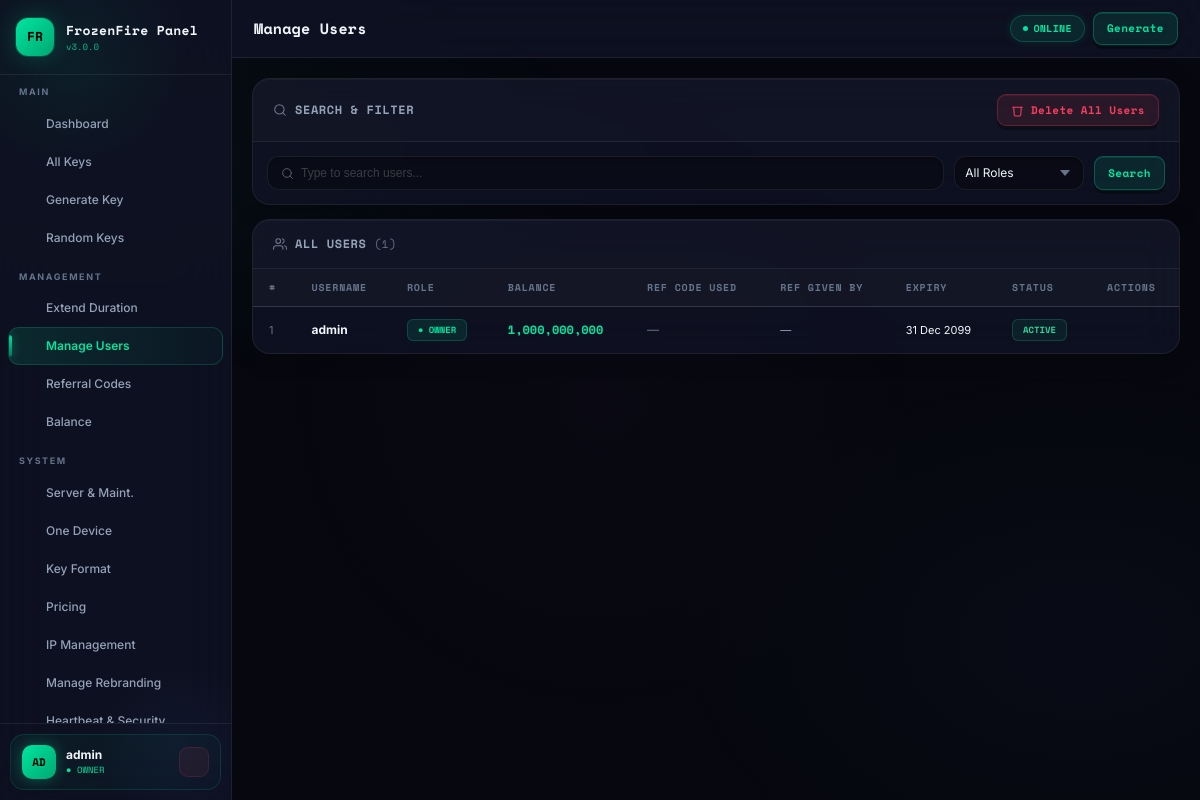
/users.php (signed in), run on the app's committed database.
### tables this page shows
CREATE TABLE IF NOT EXISTS `panel_settings` (
  `id`         int(11)      NOT NULL AUTO_INCREMENT,
  `skey`       varchar(100) NOT NULL,
  `svalue`     text         DEFAULT NULL,
  `updated_at` datetime     NOT NULL DEFAULT CURRENT_TIMESTAMP ON UPDATE CURRENT_TIMESTAMP,
  PRIMARY KEY (`id`),
  UNIQUE KEY `skey` (`skey`)
);

CREATE TABLE IF NOT EXISTS `users` (
  `id`              int(11)       NOT NULL AUTO_INCREMENT,
  `username`        varchar(100)  NOT NULL,
  `password`        varchar(255)  NOT NULL,
  `level`           tinyint(1)    NOT NULL DEFAULT 3,
  `balance`         decimal(15,2) NOT NULL DEFAULT 0.00,
  `referral_limit`  int(11)       NOT NULL DEFAULT 0,
  `referrals_used`  int(11)       NOT NULL DEFAULT 0,
  `referred_by`     varchar(100)  DEFAULT NULL,
  `ref_code_used`   varchar(20)   DEFAULT NULL,
  `ref_giver`       varchar(100)  DEFAULT NULL,
  `status`          tinyint(1)    NOT NULL DEFAULT 1,
  `expiration_date` datetime      DEFAULT NULL,
  `last_login`      datetime      DEFAULT NULL,
  `login_attempts`  int(3)        NOT NULL DEFAULT 0,
  `locked_until`    datetime      DEFAULT NULL,
  `login_device`    varchar(64)   DEFAULT NULL,
  `device_reset_at` datetime      DEFAULT NULL,
  `device_resets`   int(11)       NOT NULL DEFAULT 0,
  `created_at`      datetime      NOT NULL DEFAULT CURRENT_TIMESTAMP,
  PRIMARY KEY (`id`),
  UNIQUE KEY `username` (`username`)
);

### app/Config/db.php (called while the page is built, shortened)
<?php
class DB {
    private static ?DB $inst = null;
    private PDO $pdo;
    private function __construct() {
        $dsn = 'mysql:host='.DB_HOST.';dbname='.DB_NAME.';charset='.DB_CHARSET;
        try {
            $this->pdo = new PDO($dsn, DB_USER, DB_PASS, [
                PDO::ATTR_ERRMODE            => PDO::ERRMODE_EXCEPTION,
                PDO::ATTR_DEFAULT_FETCH_MODE => PDO::FETCH_OBJ,
                PDO::ATTR_EMULATE_PREPARES   => false,
            ]);
        } catch (PDOException $e) {
            http_response_code(500);
            die(json_encode(['ok'=>false,'msg'=>'DB connection failed']));
        }
    }
    public static function i(): self {
        if (!self::$inst) self::$inst = new self();
        return self::$inst;
    }
    public function q(string $sql, array $p = []): PDOStatement {
        $s = $this->pdo->prepare($sql);
        $s->execute($p);
        return $s;
    }
    public function one(string $sql, array $p = []): ?object {
        return $this->q($sql,$p)->fetch() ?: null;
    }
    public function all(string $sql, array $p = []): array {
        return $this->q($sql,$p)->fetchAll();
    }
}
function db(): DB { return DB::i(); }

### app/Helpers/security.php (called while the page is built, shortened)
<?php
require_once dirname(__DIR__).'/Config/db.php';
function getSetting(string $key, string $def=''): string {
    $r = db()->one("SELECT svalue FROM panel_settings WHERE skey=?",[$key]);
    return $r ? ($r->svalue ?? $def) : $def;
}

### users.php (the view, shortened to what this page needs)
<?php
require_once __DIR__.'/app/Config/db.php';
require_once __DIR__.'/app/Helpers/security.php';
$pageTitle='Manage Users'; $activeNav='users';
require_once __DIR__.'/app/Views/Layout/header.php';
$s = 'fill="none" stroke="currentColor" stroke-width="1.8" stroke-linecap="round" stroke-linejoin="round"';
$q    = trim($_GET['q']??'');
$where = 'WHERE 1=1'; $params = [];
$users = db()->all("SELECT * FROM users $where ORDER BY level ASC, created_at DESC", $params);
$levelMap = [1=>'Owner',2=>'Admin',3=>'Reseller'];
$levelCls = [1=>'b-owner',2=>'b-admin',3=>'b-reseller'];
?>
<div class="card" style="margin-bottom:14px">
  <div class="card-h">
    <span class="ct"><svg viewBox="0 0 24 24" <?=$s?> width="14" height="14"><circle cx="11" cy="11" r="8"/><line x1="21" y1="21" x2="16.65" y2="16.65"/></svg> Search & Filter</span>
    <?php if($ulevel===1): ?>
    <button class="btn btn-red btn-sm" onclick="deleteAll()">
      <svg viewBox="0 0 24 24" <?=$s?> width="12" height="12"><polyline points="3 6 5 6 21 6"/><path d="M19 6l-1 14a2 2 0 0 1-2 2H8a2 2 0 0 1-2-2L5 6"/></svg>
      Delete All Users
    </button>
    <?php endif; ?>
  </div>
  <div class="card-b" style="padding:14px">
    <div style="display:flex;gap:10px;flex-wrap:wrap">
      <div style="position:relative;flex:1;min-width:180px">
        <div class="sbar">
          <svg viewBox="0 0 24 24" <?=$s?> style="width:13px;height:13px;flex-shrink:0;margin-right:7px;opacity:.35"><circle cx="11" cy="11" r="8"/><line x1="21" y1="21" x2="16.65" y2="16.65"/></svg>
          <input id="uq" placeholder="Type to search users..." value="<?=htmlspecialchars($q)?>" autocomplete="off" oninput="searchU(this.value)" onfocus="searchU(this.value)" onkeydown="if(event.key==='Enter')applyF()">
        </div>
      </div>
      <?php if($ulevel===1): ?>
      <select class="fi" id="roleF" style="width:130px;padding:8px 10px;font-size:12px" onchange="applyF()">
        <option value="">All Roles</option>
      </select>
      <?php else: ?>
      <input type="hidden" id="roleF" value="">
      <?php endif; ?>
      <button class="btn btn-acc btn-sm" onclick="applyF()">Search</button>
    </div>
  </div>
</div>
<div class="card">
  <div class="card-h">
    <span class="ct">
      <svg viewBox="0 0 24 24" <?=$s?> width="14" height="14"><path d="M17 21v-2a4 4 0 0 0-4-4H5a4 4 0 0 0-4 4v2"/><circle cx="9" cy="7" r="4"/><path d="M23 21v-2a4 4 0 0 0-3-3.87"/><path d="M16 3.13a4 4 0 0 1 0 7.75"/></svg>
      All Users <span style="color:var(--muted);font-size:11px;font-weight:400;text-transform:none">(<?=count($users)?>)</span>
    </span>
  </div>
  <div class="tw">
    <table>
      <thead>
        <tr>
          <th>#</th><th>Username</th><th>Role</th><th>Balance</th>
          <th>Ref Code Used</th><th>Ref Given By</th><th>Expiry</th><th>Status</th><th>Actions</th>
        </tr>
      </thead>
      <tbody>
        <?php if (empty($users)): ?>
        <tr><td colspan="9" style="text-align:center;padding:36px;color:var(--muted)">No users found</td></tr>
        <?php else: $i=1; foreach ($users as $u):
          $lvl  = (int)$u->level;
          $lname= $levelMap[$lvl]??'?';
          $lcls = $levelCls[$lvl]??'b-reseller';
          $exp  = $u->expiration_date && strtotime($u->expiration_date) < time();
        ?>
        <tr id="ur-<?=$u->id?>">
          <td style="color:var(--muted);font-size:11px"><?=$i++?></td>
          <td>
            <div style="font-weight:700;font-size:12px"><?=htmlspecialchars($u->username)?></div>
          </td>
          <td>
            <span class="bx <?=$lcls?>" style="font-size:9px">
              <?=$lvl===1?'● ':($lvl===2?'▲ ':'○ ')?>
              <?=$lname?>
            </span>
          </td>
          <td style="color:var(--acc);font-family:var(--mono);font-weight:700;font-size:12px">
            <?=number_format((float)$u->balance,0)?>
          </td>
          <td>
            <?php if($u->ref_code_used): ?>
            <code style="font-size:10px"><?=htmlspecialchars($u->ref_code_used)?></code>
            <?php else: ?>
            <span style="color:var(--muted)">—</span>
            <?php endif; ?>
          </td>
          <td style="font-size:11px;color:var(--muted2)"><?=htmlspecialchars($u->ref_giver??'—')?></td>
          <td style="font-size:11px;<?=$exp?'color:var(--danger)':''?>">
            <?=$u->expiration_date ? date('d M Y',strtotime($u->expiration_date)) : '∞'?>
          </td>
          <td>
            <?php if($u->status==1):    echo '<span class="bx b-active" style="font-size:9px">Active</span>';
            elseif($u->status==2): echo '<span class="bx b-exp" style="font-size:9px">Pending</span>';
            else:                   echo '<span class="bx b-ban" style="font-size:9px">Banned</span>';
            endif; ?>
          </td>
          <td>
          </td>
        </tr>
        <?php endforeach; endif; ?>
      </tbody>
    </table>
  </div>
</div>
<?php require_once __DIR__.'/app/Views/Layout/footer.php'; ?>

### app/Views/Layout/header.php (shortened to what this page needs)
<?php
require_once dirname(dirname(__DIR__)).'/Config/db.php';
require_once dirname(dirname(__DIR__)).'/Helpers/security.php';
$panelName  = getSetting('panel_name','HB Panel');
$panelLogo  = getSetting('panel_logo','');
$maintMode  = getSetting('maintenance_mode','0') === '1';
$pageTitle  = $pageTitle ?? 'Dashboard';
$activeNav  = $activeNav ?? '';
$ulevel     = (int)($_SESSION['ulevel'] ?? 3);
$uname      = $_SESSION['uname'] ?? 'User';
$levelNames = [1=>'Owner',2=>'Admin',3=>'Reseller'];
$levelLabel = $levelNames[$ulevel] ?? 'User';
function ico($name) {
    return $icons[$name] ?? '';
}
$navItems = [
  'dashboard' => ['ico'=>ico('dashboard'),'label'=>'Dashboard',       'href'=>'/dashboard.php', 'min'=>3],
  'allkeys'   => ['ico'=>ico('keys'),     'label'=>'All Keys',         'href'=>'/keys.php',      'min'=>3],
  'generate'  => ['ico'=>ico('generate'), 'label'=>'Generate Key',     'href'=>'/generate.php',  'min'=>3],
  'genrandom' => ['ico'=>ico('random'),   'label'=>'Random Keys',      'href'=>'/genrandom.php', 'min'=>3],
  'extend'    => ['ico'=>ico('extend'),   'label'=>'Extend Duration',  'href'=>'/extend.php',    'min'=>2],
  'users'     => ['ico'=>ico('users'),    'label'=>'Manage Users',     'href'=>'/users.php',     'min'=>2],
  'referral'  => ['ico'=>ico('referral'), 'label'=>'Referral Codes',   'href'=>'/referral.php',  'min'=>2],
  'balance'   => ['ico'=>ico('balance'),  'label'=>'Balance',          'href'=>'/balance.php',   'min'=>2],
  'panelset'  => ['ico'=>ico('server'),   'label'=>'Server & Maint.',  'href'=>'/panelset.php',  'min'=>1],
  'onedevice' => ['ico'=>ico('onedevice'),'label'=>'One Device',       'href'=>'/onedevice.php', 'min'=>1],
  'keyformat' => ['ico'=>ico('keyformat'),'label'=>'Key Format',       'href'=>'/keyformat.php', 'min'=>1],
  'pricing'   => ['ico'=>ico('pricing'),  'label'=>'Pricing',          'href'=>'/pricing.php',   'min'=>1],
  'iplimit'   => ['ico'=>ico('iplimit'),  'label'=>'IP Management',    'href'=>'/iplimit.php',   'min'=>1],
  'rebranding' => ['ico'=>ico('lib'),      'label'=>'Manage Rebranding','href'=>'/manage_rebranding.php', 'min'=>1],
  'heartbeat'  => ['ico'=>ico('heartbeat'),'label'=>'Heartbeat & Security','href'=>'/heartbeat.php', 'min'=>1],
  'kicks'      => ['ico'=>ico('zap'),      'label'=>'Heartbeat Kicks',      'href'=>'/heartbeatkicks.php','min'=>1],
  'pkg_manager'=> ['ico'=>ico('keys'),      'label'=>'Package Manager',      'href'=>'/pkg_manager.php','min'=>1],
  'panelalert'  => ['ico'=>ico('telegram'), 'label'=>'Panel Alert',      'href'=>'/panelalert.php', 'min'=>1],
  'panelupdate' => ['ico'=>ico('update'),   'label'=>'Panel Update',     'href'=>'/panelupdate.php','min'=>1],
  'settings'  => ['ico'=>ico('settings'), 'label'=>'Settings',         'href'=>'/settings.php',  'min'=>1],
  'logs'      => ['ico'=>ico('logs'),     'label'=>'Activity Logs',    'href'=>'/logs.php',      'min'=>1],
];
?>
<!DOCTYPE html>
<html lang="en">
<head>
<link rel="stylesheet" href="/assets/css/panel.css?v=10">
</head>
<body>
<div class="app">
<nav class="sidebar" id="sidebar">
  <div class="sb-logo">
    <div class="logo-box <?= $panelLogo?'':'logo-box-default' ?>">
      <?php if($panelLogo): ?>
        <img src="<?= htmlspecialchars($panelLogo) ?>" alt="Logo" style="width:100%;height:100%;object-fit:cover;border-radius:10px">
      <?php else: ?>
        <?= strtoupper(substr($panelName,0,2)) ?>
      <?php endif; ?>
    </div>
    <div>
      <div class="logo-name"><?= htmlspecialchars($panelName) ?></div>
      <div class="logo-ver">v<?= getSetting('panel_version','3.0.0') ?></div>
    </div>
  </div>
  <div class="sb-nav">
    <div class="sb-sec">
      <span class="sb-lbl">Main</span>
      <?php foreach(['dashboard','allkeys','generate','genrandom'] as $k):
        $item=$navItems[$k]; if($ulevel>$item['min']) continue; ?>
      <a href="<?=$item['href']?>" class="ni <?=$activeNav===$k?'on':''?>">
        <span class="ni-ico"><?=$item['ico']?></span><?=$item['label']?>
      </a>
      <?php endforeach; ?>
    </div>
    <?php if($ulevel<=2): ?>
    <div class="sb-sec">
      <span class="sb-lbl">Management</span>
      <?php foreach(['extend','users','referral','balance'] as $k):
        $item=$navItems[$k]; if($ulevel>$item['min']) continue; ?>
      <a href="<?=$item['href']?>" class="ni <?=$activeNav===$k?'on':''?>">
        <span class="ni-ico"><?=$item['ico']?></span><?=$item['label']?>
      </a>
      <?php endforeach; ?>
    </div>
    <?php endif; ?>
    <?php if($ulevel===1): ?>
    <div class="sb-sec">
      <span class="sb-lbl">System</span>
      <?php foreach(['panelset','onedevice','keyformat','pricing','iplimit','rebranding','heartbeat','kicks','pkg_manager','panelalert','panelupdate','settings','logs'] as $k):
        $item=$navItems[$k]; ?>
      <a href="<?=$item['href']?>" class="ni <?=$activeNav===$k?'on':''?>">
        <span class="ni-ico"><?=$item['ico']?></span><?=$item['label']?>
      </a>
      <?php endforeach; ?>
    </div>
    <?php endif; ?>
  </div>
  <div class="sb-foot">
    <div class="uc">
      <div class="ua ua-<?=strtolower($levelLabel)?>"><?=strtoupper(substr($uname,0,2))?></div>
      <div style="flex:1;min-width:0">
        <div class="un"><?=htmlspecialchars($uname)?></div>
        <div class="ur ur-<?=strtolower($levelLabel)?>">● <?=strtoupper($levelLabel)?></div>
      </div>
      <a href="/logout.php" class="lout" title="Logout"><?=ico('logout')?></a>
    </div>
  </div>
</nav>
<div class="main">
  <div class="topbar">
    <div style="display:flex;align-items:center;gap:12px">
      <a href="/dashboard.php" style="text-decoration:none"><div class="pg-title" style="color:var(--text)"><?=htmlspecialchars($pageTitle)?></div></a>
    </div>
    <div class="topbar-r">
      <?php if($maintMode): ?>
        <span class="pill p-warn"><span class="dot"></span>MAINTENANCE</span>
      <?php else: ?>
        <span class="pill p-on"><span class="dot"></span>ONLINE</span>
      <?php endif; ?>
      <a href="/generate.php" class="btn btn-acc btn-sm"><?=ico('generate')?> Generate</a>
    </div>
  </div>
  <div class="content">

### data on the page
panel_settings: svalue "FR", svalue "FrozenFire Panel"
panel_settings: svalue "3.0.0"
users: username "admin", level "OWNER", balance "1,000,000,000", ref_giver "—", expiration_date "31 Dec 2099", status "ACTIVE"

### other printed values
$item['label'] "Dashboard"
$item['label'] "All Keys"
$item['label'] "Generate Key"
$item['label'] "Random Keys"
$item['label'] "Extend Duration"
$item['label'] "Manage Users"
$item['label'] "Referral Codes"
$item['label'] "Balance"
$item['label'] "Server & Maint."
$item['label'] "One Device"
$item['label'] "Key Format"
$item['label'] "Pricing"
$item['label'] "IP Management"
$item['label'] "Manage Rebranding"
substr($uname,0,2) "AD"
